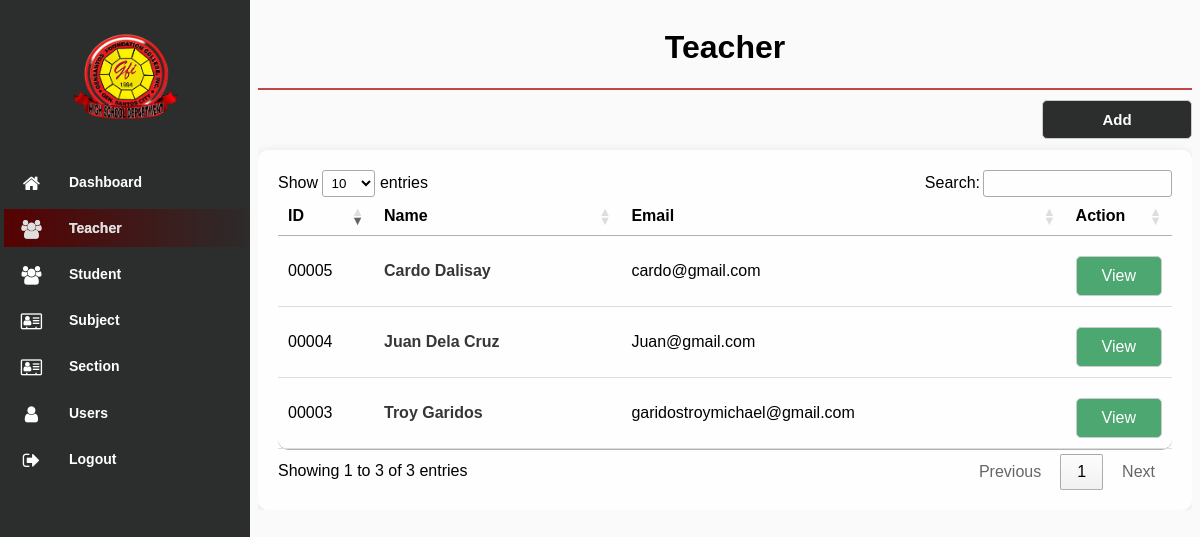
Page /modules/Teacher/index.php (signed in) on the committed database.
### tables this page shows
CREATE TABLE `teacher` (
  `id` int(5) UNSIGNED ZEROFILL NOT NULL,
  `first_name` varchar(255) NOT NULL,
  `middle_name` varchar(255) NOT NULL,
  `last_name` varchar(255) NOT NULL,
  `suffix` varchar(255) NOT NULL,
  `email` varchar(255) NOT NULL,
  `gender` varchar(100) NOT NULL,
  `contact_number` varchar(100) NOT NULL,
  `username` varchar(100) NOT NULL,
  `password` varchar(100) NOT NULL,
  `date_created` datetime NOT NULL DEFAULT current_timestamp(),
  `del_status` varchar(255) NOT NULL
);

### modules/Teacher/index.php (the view, shortened to what this page needs)
<!DOCTYPE html>
<html lang="en">
<head>
    <link rel="stylesheet" type="text/css" href="../../assets/css/font-awesome-4.7.0/css/menu.css">
    <link rel="stylesheet" type="text/css" href="../../assets/css/font-awesome-4.7.0/css/style.css">
    <link rel="stylesheet" type="text/css" href="../../assets/css/font-awesome-4.7.0/css/font-awesome.min.css"
        rel="stylesheet">
    <link rel="stylesheet" href="../../assets/css/jquery.dataTables.min.css">
</head>
<body>
    <?php
$page = 'Teacher';
include "../../navbar.php";
include "../../db_conn.php";
 ?>
        <div class="content">
            <div class="header">
                <h1><?php if ($page) {echo $page;} ?></h1>
            </div>
            <div class="search-box">
                <a href="./add.php"><button>Add</button></a>
            </div>
            <div class="table_wrap">
            <table id="example" class="data list">
                <thead>
                    <th style="width: 60px;">ID</th>
                    <th>Name</th>
                    <th>Email</th>
                    <th style="width: 55px;">Action</th>
                </thead>
                <?php
        $squery =  mysqli_query($conn, "SELECT * from teacher Where del_status != 'deleted' ORDER BY id DESC;");
         while ($row = mysqli_fetch_array($squery)) {
        ?>
                <tr class="table-row">
                    <td><?php echo $row['id'] ?></td>
                    <td>
                        <div class="profile">
                        <span class="name"><?php echo $row['first_name'] . " " . $row['last_name'] ?></span>
                        </div>
                    </td>
                    <td><?php echo $row['email'] ?></td>
                    <td>
                        <a class="view" href="edit.php?id=<?php echo $row['id'] ?>">
                        View
                        </a>
                    </td>
                </tr>
                <?php }?>
            </table>
            </div>
    </div>
</body>
</html>

### rows in the picture
teacher: id "00005", first_name "Cardo", last_name "Dalisay", email "cardo@gmail.com"
teacher: id "00004", first_name "Juan", last_name "Dela Cruz", email "Juan@gmail.com"
teacher: id "00003", first_name "Troy", last_name "Garidos", email "garidostroymichael@gmail.com"

### other values in the picture
$page "Teacher"
